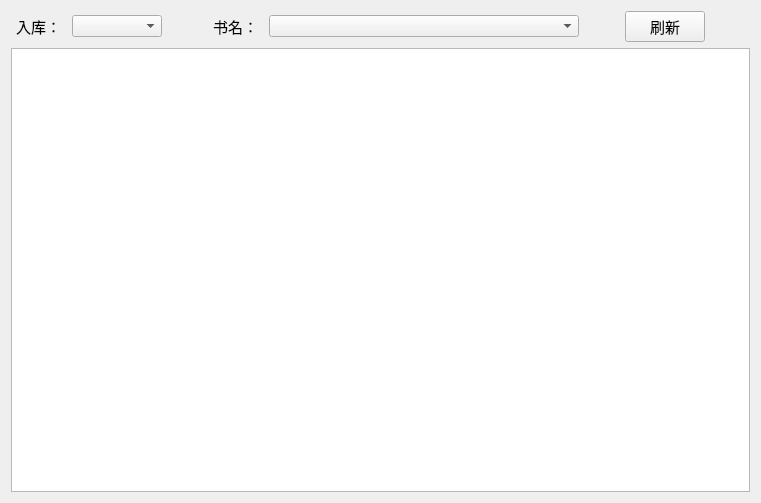
<?xml version="1.0" encoding="UTF-8"?>
<ui version="4.0">
 <class>CTabProcessDlg</class>
 <widget class="QWidget" name="CTabProcessDlg">
  <property name="geometry">
   <rect>
    <x>0</x>
    <y>0</y>
    <width>761</width>
    <height>503</height>
   </rect>
  </property>
  <property name="windowTitle">
   <string>CTabProcessDlg</string>
  </property>
  <layout class="QVBoxLayout" name="verticalLayout">
   <item>
    <layout class="QHBoxLayout" name="horizontalLayout">
     <item>
      <widget class="QLabel" name="label">
       <property name="minimumSize">
        <size>
         <width>50</width>
         <height>0</height>
        </size>
       </property>
       <property name="maximumSize">
        <size>
         <width>50</width>
         <height>16777215</height>
        </size>
       </property>
       <property name="font">
        <font>
         <pointsize>11</pointsize>
        </font>
       </property>
       <property name="text">
        <string>入库：</string>
       </property>
       <property name="alignment">
        <set>Qt::AlignRight|Qt::AlignTrailing|Qt::AlignVCenter</set>
       </property>
      </widget>
     </item>
     <item>
      <spacer name="horizontalSpacer_3">
       <property name="orientation">
        <enum>Qt::Horizontal</enum>
       </property>
       <property name="sizeType">
        <enum>QSizePolicy::Fixed</enum>
       </property>
       <property name="sizeHint" stdset="0">
        <size>
         <width>5</width>
         <height>20</height>
        </size>
       </property>
      </spacer>
     </item>
     <item>
      <widget class="QComboBox" name="cbx_rk">
       <property name="minimumSize">
        <size>
         <width>90</width>
         <height>22</height>
        </size>
       </property>
       <property name="maximumSize">
        <size>
         <width>90</width>
         <height>22</height>
        </size>
       </property>
       <property name="font">
        <font>
         <pointsize>11</pointsize>
        </font>
       </property>
      </widget>
     </item>
     <item>
      <spacer name="horizontalSpacer">
       <property name="orientation">
        <enum>Qt::Horizontal</enum>
       </property>
       <property name="sizeType">
        <enum>QSizePolicy::Fixed</enum>
       </property>
       <property name="sizeHint" stdset="0">
        <size>
         <width>40</width>
         <height>20</height>
        </size>
       </property>
      </spacer>
     </item>
     <item>
      <widget class="QLabel" name="label_2">
       <property name="minimumSize">
        <size>
         <width>50</width>
         <height>0</height>
        </size>
       </property>
       <property name="maximumSize">
        <size>
         <width>50</width>
         <height>16777215</height>
        </size>
       </property>
       <property name="font">
        <font>
         <pointsize>11</pointsize>
        </font>
       </property>
       <property name="text">
        <string>书名：</string>
       </property>
       <property name="alignment">
        <set>Qt::AlignRight|Qt::AlignTrailing|Qt::AlignVCenter</set>
       </property>
      </widget>
     </item>
     <item>
      <spacer name="horizontalSpacer_4">
       <property name="orientation">
        <enum>Qt::Horizontal</enum>
       </property>
       <property name="sizeType">
        <enum>QSizePolicy::Fixed</enum>
       </property>
       <property name="sizeHint" stdset="0">
        <size>
         <width>5</width>
         <height>20</height>
        </size>
       </property>
      </spacer>
     </item>
     <item>
      <widget class="QComboBox" name="cbx_book">
       <property name="minimumSize">
        <size>
         <width>310</width>
         <height>22</height>
        </size>
       </property>
       <property name="maximumSize">
        <size>
         <width>310</width>
         <height>22</height>
        </size>
       </property>
       <property name="font">
        <font>
         <pointsize>11</pointsize>
        </font>
       </property>
      </widget>
     </item>
     <item>
      <spacer name="horizontalSpacer_2">
       <property name="orientation">
        <enum>Qt::Horizontal</enum>
       </property>
       <property name="sizeType">
        <enum>QSizePolicy::Fixed</enum>
       </property>
       <property name="sizeHint" stdset="0">
        <size>
         <width>40</width>
         <height>20</height>
        </size>
       </property>
      </spacer>
     </item>
     <item>
      <widget class="QPushButton" name="BTN_UPDATE">
       <property name="font">
        <font>
         <pointsize>11</pointsize>
        </font>
       </property>
       <property name="text">
        <string>刷新</string>
       </property>
      </widget>
     </item>
     <item>
      <spacer name="horizontalSpacer_5">
       <property name="orientation">
        <enum>Qt::Horizontal</enum>
       </property>
       <property name="sizeHint" stdset="0">
        <size>
         <width>40</width>
         <height>20</height>
        </size>
       </property>
      </spacer>
     </item>
    </layout>
   </item>
   <item>
    <layout class="QHBoxLayout" name="horizontalLayout_2">
     <item>
      <widget class="QTableWidget" name="tableWidget">
       <property name="font">
        <font>
         <pointsize>11</pointsize>
        </font>
       </property>
      </widget>
     </item>
    </layout>
   </item>
  </layout>
 </widget>
 <layoutdefault spacing="6" margin="11"/>
 <resources/>
 <connections/>
</ui>
